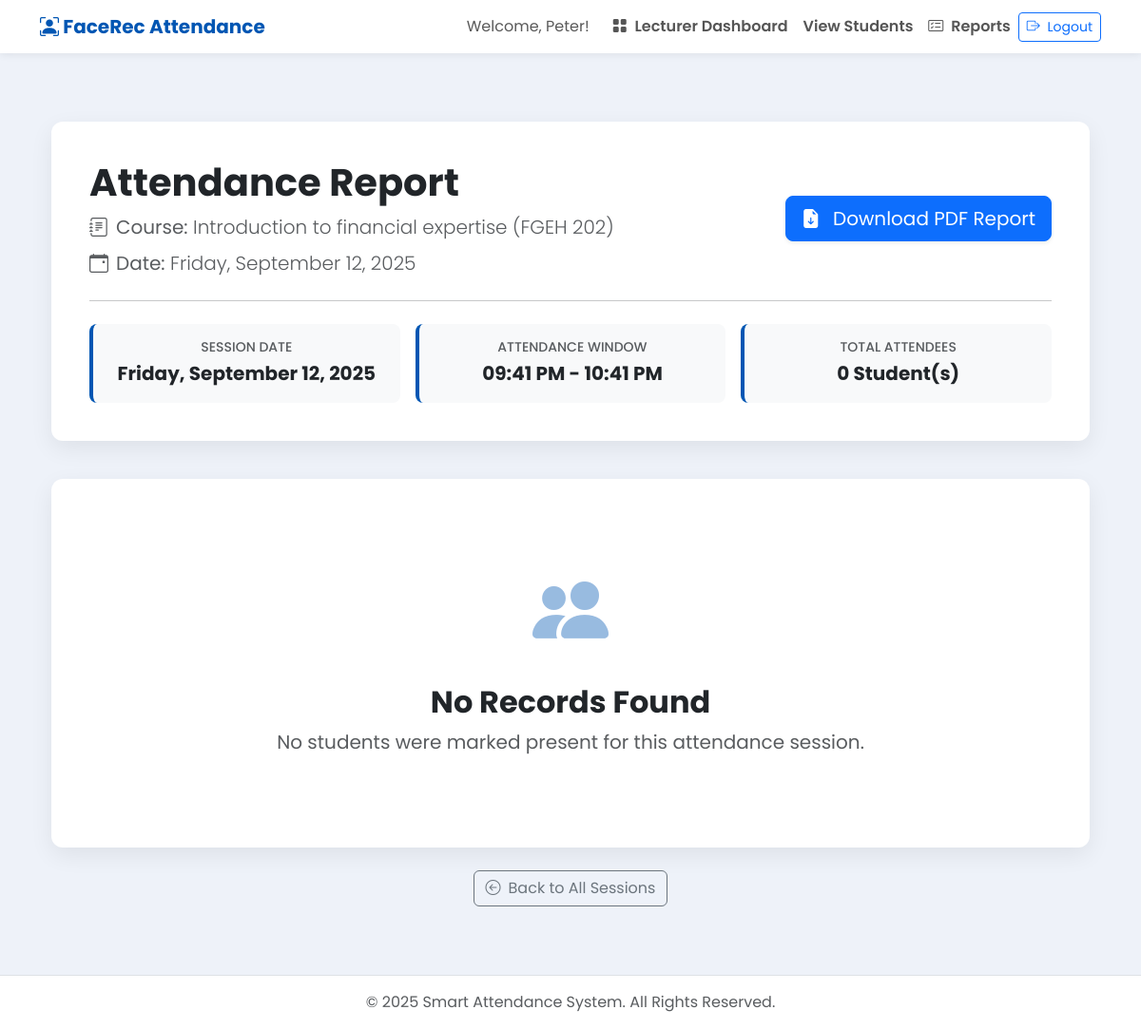
Page /dashboard/session/37/ (signed in) on the committed database.
### attendance/models.py (models this page shows, shortened)
class AttendanceSession(models.Model):
    course = models.ForeignKey(Course, on_delete=models.CASCADE)
    created_at = models.DateTimeField(auto_now_add=True)
    start_time = models.DateTimeField(default=timezone.now)
    end_time = models.DateTimeField(default=timezone.now)
    is_active = models.BooleanField(default=True)

class Course(models.Model):
    course_code = models.CharField(max_length=20, unique=True)
    course_name = models.CharField(max_length=200)
    lecturer = models.ForeignKey(User, on_delete=models.CASCADE)
    enrolled_students = models.ManyToManyField('Student', related_name='courses', blank=True)

### attendance/views.py (the view)
# urls.py: path('dashboard/session/<int:session_id>/', views.session_detail, name='session_detail'),
@login_required
@user_passes_test(is_lecturer, login_url='login', redirect_field_name=None)
def session_detail(request, session_id):
    session = get_object_or_404(
        AttendanceSession,
        id=session_id,
        course__lecturer=request.user
    )
    on_time_records = session.records.filter(status='on_time').select_related('student__user')
    late_records = session.records.filter(status='late').select_related('student__user')
    context = {
        'session': session,
        'on_time_records': on_time_records,
        'late_records': late_records,
    }
    return render(request, 'attendance/session_detail.html', context)

### attendance/views.py (called while the page is built)
def is_lecturer(user):
    return user.is_staff

### attendance/templates/attendance/session_detail.html (shortened to what this page needs)
{% extends 'attendance/base.html' %}
{% load static %}
{% block content %}
<link rel="stylesheet" href="https://cdn.jsdelivr.net/npm/bootstrap-icons@1.11.3/font/bootstrap-icons.min.css">
<div class="container py-5">
    <div class="report-header">
        <div class="d-flex flex-wrap justify-content-between align-items-center mb-4">
            <div>
                <h1 class="display-6 fw-bold">Attendance Report</h1>
                <p class="lead text-muted mb-2">
                    <i class="bi bi-journal-text me-2"></i><strong>Course:</strong> {{ session.course.course_name }} ({{ session.course.course_code }})
                </p>
                <p class="lead text-muted mb-0">
                    <i class="bi bi-calendar-event me-2"></i><strong>Date:</strong> {{ session.created_at|date:"l, F j, Y" }}
                </p>
            </div>
            <a href="{% url 'export_session_pdf' session.id %}" class="btn btn-primary btn-lg shadow-sm">
                <i class="bi bi-file-earmark-arrow-down-fill me-2"></i> Download PDF Report
            </a>
        </div>
        <hr class="my-4">
        <div class="row g-3 text-center">
            <div class="col-md-4">
                <div class="stat-box">
                    <h6 class="text-muted mb-1 small text-uppercase">Session Date</h6>
                    <p class="fs-5 fw-bold mb-0">{{ session.created_at|date:"l, F j, Y" }}</p>
                </div>
            </div>
            <div class="col-md-4">
                <div class="stat-box">
                    <h6 class="text-muted mb-1 small text-uppercase">Attendance Window</h6>
                    <p class="fs-5 fw-bold mb-0">{{ session.start_time|time:"h:i A" }} - {{ session.end_time|time:"h:i A" }}</p>
                </div>
            </div>
            <div class="col-md-4">
                <div class="stat-box">
                    <h6 class="text-muted mb-1 small text-uppercase">Total Attendees</h6>
                    <p class="fs-5 fw-bold mb-0">{{ records|length }} Student(s)</p>
                </div>
            </div>
        </div>
    </div>
    {% if records %}
        <div class="mb-5">
            <h2 class="h4 fw-bold mb-3"><i class="bi bi-check-circle-fill text-success me-2"></i>On Time <span class="badge bg-success-subtle text-success-emphasis rounded-pill">{{ on_time_records|length }}</span></h2>
            <div class="table-container">
                <table class="table table-hover align-middle mb-0">
                    <thead>
                        <tr>
                            <th scope="col" class="ps-4">S/N</th>
                            <th scope="col">Full Name</th>
                            <th scope="col">Matriculation No.</th>
                            <th scope="col">Time Marked</th>
                            <th scope="col" class="text-center">Action</th>
                        </tr>
                    </thead>
                    <tbody>
                        {% for record in on_time_records %}
                            <tr>
                                <td class="ps-4 fw-bold">{{ forloop.counter }}</td>
                                <td>{{ record.student.user.get_full_name }}</td>
                                <td>{{ record.student.matric_number }}</td>
                                <td>{{ record.timestamp|time:"h:i:s A" }}</td>
                                <td class="text-center">
                                    <form action="{% url 'update_record_status' record.id %}" method="POST" class="d-inline">
                                        {% csrf_token %}
                                        <button type="submit" class="btn btn-sm btn-outline-warning action-btn" title="Mark as Late">
                                            <i class="bi bi-arrow-down-circle"></i> Mark as Late
                                        </button>
                                    </form>
                                </td>
                            </tr>
                        {% empty %}
                            <tr><td colspan="5" class="text-center p-4 text-muted">No students were marked on time.</td></tr>
                        {% endfor %}
                    </tbody>
                </table>
            </div>
        </div>
        <div class="mb-5">
            <h2 class="h4 fw-bold mb-3"><i class="bi bi-clock-history text-warning me-2"></i>Late Comers <span class="badge bg-warning-subtle text-warning-emphasis rounded-pill">{{ late_records|length }}</span></h2>
            <div class="table-container">
                <table class="table table-hover align-middle mb-0">
                    <thead>
                        <tr>
                            <th scope="col" class="ps-4">S/N</th>
                            <th scope="col">Full Name</th>
                            <th scope="col">Matriculation No.</th>
                            <th scope="col">Time Marked</th>
                            <th scope="col" class="text-center">Action</th>
                        </tr>
                    </thead>
                    <tbody>
                        {% for record in late_records %}
                            <tr>
                                <td class="ps-4 fw-bold">{{ forloop.counter }}</td>
                                <td>{{ record.student.user.get_full_name }}</td>
                                <td>{{ record.student.matric_number }}</td>
                                <td>{{ record.timestamp|time:"h:i:s A" }}</td>
                                <td class="text-center">
                                    <form action="{% url 'update_record_status' record.id %}" method="POST" class="d-inline">
                                        {% csrf_token %}
                                        <button type="submit" class="btn btn-sm btn-outline-success action-btn" title="Mark as On Time">
                                            <i class="bi bi-arrow-up-circle"></i> Mark as On Time
                                        </button>
                                    </form>
                                </td>
                            </tr>
                        {% empty %}
                            <tr><td colspan="5" class="text-center p-4 text-muted">No students were marked late.</td></tr>
                        {% endfor %}
                    </tbody>
                </table>
            </div>
        </div>
    {% else %}
        <div class="empty-state">
            <div class="icon mb-3"><i class="bi bi-people-fill"></i></div>
            <h2 class="fw-bold">No Records Found</h2>
            <p class="text-muted fs-5">No students were marked present for this attendance session.</p>
        </div>
    {% endif %}
    <div class="mt-4 text-center">
        <a href="{% url 'session_list' %}" class="btn btn-outline-secondary">
            <i class="bi bi-arrow-left-circle me-2"></i>Back to All Sessions
        </a>
    </div>
</div>
{% endblock %}

### attendance/templates/attendance/base.html (shortened to what this page needs)
<!doctype html>
<html lang="en">
<head>
    <link href="https://cdn.jsdelivr.net/npm/bootstrap@5.3.3/dist/css/bootstrap.min.css" rel="stylesheet">
    <link rel="stylesheet" href="https://cdn.jsdelivr.net/npm/bootstrap-icons@1.11.3/font/bootstrap-icons.min.css">
</head>
<body class="body-wrapper">
    <nav class="navbar navbar-expand-lg navbar-light bg-light sticky-top">
        <div class="container">
            <a class="navbar-brand" href="{% url 'home' %}">
                <i class="bi bi-person-bounding-box"></i>
                FaceRec Attendance
            </a>
            <div class="collapse navbar-collapse" id="navbarNav">
                <ul class="navbar-nav ms-auto align-items-center">
                    {% if user.is_authenticated %}
                        <li class="nav-item"><span class="navbar-text me-3">Welcome, {{ user.first_name }}!</span></li>
                        {% if user.is_staff %}
                            <li class="nav-item"><a class="nav-link" href="{% url 'lecturer_dashboard' %}"><i class="bi bi-grid-fill me-1"></i> Lecturer Dashboard</a></li>
                            <li class="nav-item"><a class="nav-link" href="{% url 'student_list' %}">View Students</a>
                        </li>
                            <li class="nav-item"><a class="nav-link" href="{% url 'session_list' %}"><i class="bi bi-card-checklist me-1"></i> Reports</a></li>
                        {% else %}
                            <li class="nav-item"><a class="nav-link" href="{% url 'student_dashboard' %}"><i class="bi bi-person-circle me-1"></i> My Dashboard</a></li>
                        {% endif %}
                        <li class="nav-item"><a class="btn btn-outline-primary btn-sm" href="{% url 'logout' %}"><i class="bi bi-box-arrow-right me-1"></i> Logout</a></li>
                    {% endif %}
                </ul>
            </div>
        </div>
    </nav>
    <main class="container mt-4 main-content">
        {% block content %}
        {% endblock %}
    </main>
    <footer class="text-center text-muted py-3 mt-4 footer">
        <p class="mb-0">&copy; {% now "Y" %} Smart Attendance System. All Rights Reserved.</p>
    </footer>
</body>
</html>

### attendance/templates/attendance/base.html (style rules this page uses)
:root { --primary-color: #0056b3; --light-bg: #f8f9fa; --body-bg: #eef2f9; --card-shadow: 0 0.5rem 1rem rgba(0, 0, 0, 0.1); }
body { font-family: 'Poppins', sans-serif; background-color: var(--body-bg); }
.navbar { background-color: #ffffff !important; box-shadow: 0 2px 8px rgba(0,0,0,.07); }
.navbar-brand { font-weight: 700; color: var(--primary-color) !important; }
.navbar .nav-link { font-weight: 600; color: #555 !important; transition: color 0.3s ease; }
.body-wrapper { display: flex; flex-direction: column; min-height: 100vh; }
.main-content { flex-grow: 1; }
.footer { background-color: #ffffff; border-top: 1px solid #dee2e6; }

### attendance/templates/attendance/session_detail.html (style rules this page uses)
:root { --primary-color: #0056b3; --primary-hover: #004494; --success-color: #198754; --warning-color: #ffc107; --light-bg: #f8f9fa; --card-shadow: 0 0.5rem 1.5rem rgba(0, 0, 0, 0.07); --border-radius: 0.75rem; }
body, .card, .btn, .table { font-family: 'Poppins', sans-serif; }
.report-header { background-color: #ffffff; padding: 2.5rem; border-radius: var(--border-radius); box-shadow: var(--card-shadow); margin-bottom: 2.5rem; }
.stat-box { padding: 1rem; border-left: 4px solid var(--primary-color); background-color: var(--light-bg); border-radius: 0.5rem; }
.empty-state { text-align: center; padding: 5rem 2rem; background-color: #ffffff; border-radius: var(--border-radius); box-shadow: var(--card-shadow); }
.empty-state .icon { font-size: 5rem; color: var(--primary-color); opacity: 0.4; }

### rows in the picture
AttendanceSession: course.course_name "Introduction to financial expertise", course.course_code "FGEH 202", created_at "Friday, September 12, 2025", start_time "09:41 PM", end_time "10:41 PM"

### other values in the picture
{{ user.first_name }} "Peter"
{{ records|length }} "0"
